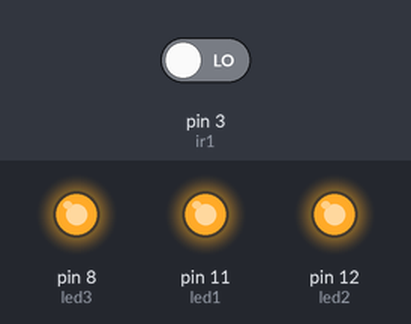
Recording of a sketch running on a simulated Arduino Uno, built with avr-gcc and run on an emulated ATmega328P. Shown: output pins drawn as LEDs (lit = HIGH). The test bench sets the inputs (shaded band); at power-on: pin 3 (ir1) LOW.

Above: at 1.2 s.
1.3 s: pin 3 (ir1) driven HIGH
At 1.8 s:
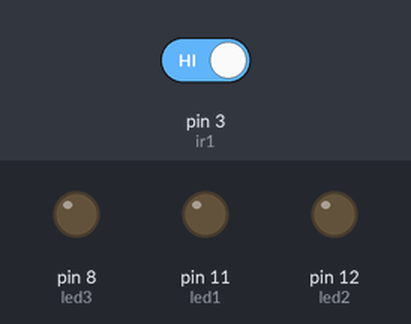
2.8 s: pin 3 (ir1) driven LOW
At 4.1 s:
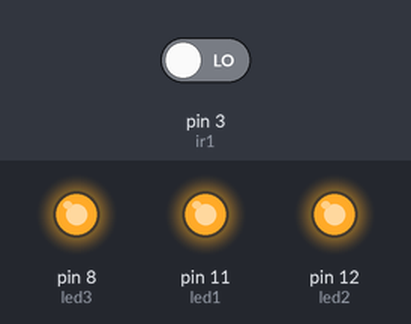
Timing chart, 0 to 5.8 s (numbered marks = the images above; inputs shaded):
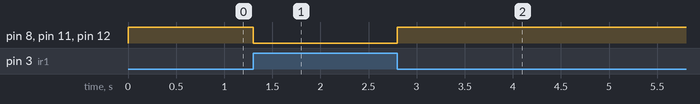

The sketch:

testcode.ino
```cpp
 int ir1 = 3;
 int led1 = 11;
 int led2 = 12;
 int led3 = 8;
void setup() {
  pinMode(ir1,INPUT);
  pinMode(led1,OUTPUT);
  pinMode(led2,OUTPUT);
  pinMode(led3,OUTPUT);

}

void loop()
{

  int statusSensor = digitalRead(ir1);
        if(digitalRead(ir1)==1)
        {
           digitalWrite(led1,LOW);
           digitalWrite(led2,LOW);
           digitalWrite(led3,LOW);

        }
        else
        {
          digitalWrite(led1,HIGH);
          digitalWrite(led2,HIGH);
          digitalWrite(led3,HIGH);
        }

}
```

Measured:
- after the input at 1.3 s, pin 8 (led3), pin 11 (led1), pin 12 (led2): HIGH → LOW at once
- after the input at 2.8 s, pin 8 (led3), pin 11 (led1), pin 12 (led2): LOW → HIGH at once
